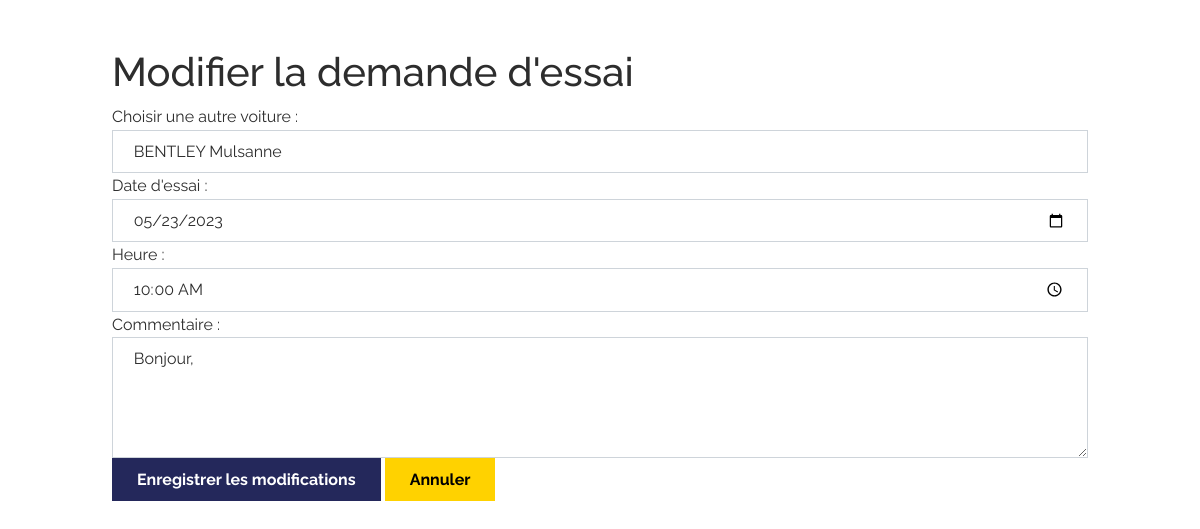
Page /modifier_demande.php?id=2 (signed in) on the committed database.
### tables this page shows
CREATE TABLE `demande_essai` (
  `id_demande` int(11) NOT NULL,
  `id_voiture` int(11) NOT NULL,
  `date_debut` date NOT NULL,
  `heure` time NOT NULL,
  `commentaire` text DEFAULT NULL,
  `id_client` int(11) DEFAULT NULL,
  `statut` varchar(20) DEFAULT 'En cours'
);

CREATE TABLE `voiture` (
  `id_voiture` int(11) NOT NULL,
  `marque` varchar(50) NOT NULL,
  `type` varchar(50) NOT NULL,
  `modele` varchar(50) NOT NULL,
  `annee` int(11) NOT NULL,
  `image1` varchar(255) NOT NULL,
  `image2` varchar(255) NOT NULL,
  `image3` varchar(255) NOT NULL,
  `image4` varchar(255) NOT NULL,
  `description` varchar(2000) NOT NULL,
  `prix` int(11) NOT NULL DEFAULT 0,
  `rating` int(11) NOT NULL DEFAULT 0
);

### modifier_demande.php (the view, shortened to what this page needs)
<?php
$mysqli = require __DIR__ . "/database.php";
if (isset($_GET["id"])) {
    $id_demande = $_GET["id"];
} else {
    header("Location: Liste_demande.php");
    exit();
}
$sql_demande = "SELECT * FROM demande_essai WHERE id_demande = '$id_demande'";
$result_demande = mysqli_query($mysqli, $sql_demande);
if ($result_demande) {
    $demande = mysqli_fetch_assoc($result_demande);
} else {
    header("Location: Liste_demande.php");
    exit();
}
$sql_voitures = "SELECT * FROM voiture";
$result_voitures = mysqli_query($mysqli, $sql_voitures);
?>
<!DOCTYPE html>
<html lang="fr">
<head>
    <link rel="stylesheet" href="assets/bootstrap/css/bootstrap.min.css">
</head>
<body>
    <div class="container mt-5">
        <h1>Modifier la demande d'essai</h1>
        <form method="POST" action="traitement_modifier_demande.php">
            <div class="form-group">
                <label for="nouvelle_voiture">Choisir une autre voiture :</label>
                <select class="form-control" id="nouvelle_voiture" name="nouvelle_voiture">
                    <?php
                    while ($row_voiture = mysqli_fetch_assoc($result_voitures)) {
                        echo '<option value="' . $row_voiture['id_voiture'] . '"';
                        if ($demande['id_voiture'] == $row_voiture['id_voiture']) {
                            echo ' selected';
                        }
                        echo '>' . $row_voiture['marque'] . ' ' . $row_voiture['modele'] . '</option>';
                    }
                    ?>
                </select>
            </div>
            <div class="form-group">
                <label for="date_essai">Date d'essai :</label>
                <input type="date" class="form-control" id="date_essai" name="date_essai" value="<?php echo $demande['date_debut']; ?>" required>
            </div>
            <div class="form-group">
                <label for="heure">Heure :</label>
                <input type="time" class="form-control" id="heure" name="heure" value="<?php echo $demande['heure']; ?>" required>
            </div>
            <div class="form-group">
                <label for="commentaire">Commentaire :</label>
                <textarea class="form-control" id="commentaire" name="commentaire" rows="4"><?php echo $demande['commentaire']; ?></textarea>
            </div>
            <button type="submit" class="btn btn-primary">Enregistrer les modifications</button>
            <a href="Liste_demande.php" class="btn btn-secondary">Annuler</a>
        </form>
    </div>
</body>
</html>

### rows in the picture
demande_essai: nouvelle_voiture "BENTLEY Mulsanne", date_essai "05/23/2023", heure "10:00:00", commentaire "Bonjour,"
